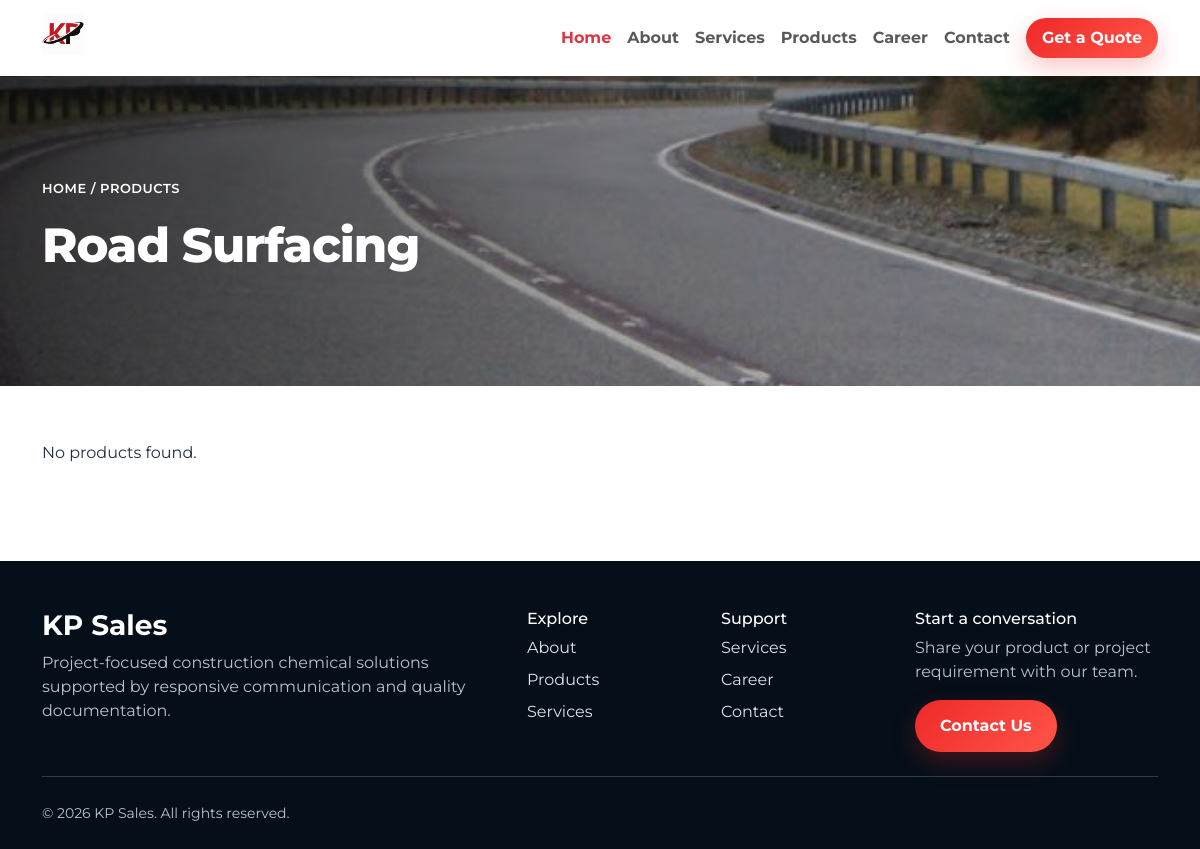
/product/Road-Surfacing/, run on the app's committed database.
### home/models.py (models this page shows, shortened)
class ProductCategory(models.Model):
    name = models.CharField(max_length=200)
    slug = models.SlugField(
        max_length=220,
        null=True,
        blank=True
    )
    image = models.ImageField(
        upload_to="products/",
        blank=True,
        null=True
    )
    description = models.TextField(
        blank=True ,null=True )
    created_at = models.DateTimeField(
        auto_now_add=True
    )
    class Meta:
        ordering = ["id"]

### home/views.py (the view)
# urls.py: path('product/<slug:slug>/', product, name='product'),
def product(request,slug):
    products=request.GET.get('product')
    if products:
        pro=Product.objects.filter(name__exact=products)
        pro_slug=ProductCategory.objects.get(slug=slug)
        return render(request,'admixtures.html',{"pro":pro,'pro_slug':pro_slug})
    pro_slug=ProductCategory.objects.get(slug=slug)
    pro=Product.objects.filter(is_active=True,category=pro_slug.slug)
    return render(request,'admixtures.html',{"pro":pro,'pro_slug':pro_slug})

### templates/admixtures.html (shortened to what this page needs)
{% extends 'base.html' %}
{% block content %}
{% load static %}
<section class="category-banner" style="background-image: url('{{ pro_slug.image.url }}');">
    <div class="container">
        <div class="banner-content">
            <div class="breadcrumb-text">
                HOME / PRODUCTS
            </div>
            <h1 class="category-title">
                {{pro_slug.name}}
            </h1>
        </div>
    </div>
</section>
<section class="products-section">
    <div class="container">
        <div class="row">
            <div class="col-lg-8">
                <div class="product-list">
                     {% if pro %}
                    {% for item in pro %}
                    <article class="product-card {% if item.featured %} featured {% endif %}">
                        <div>
                            <h2 class="product-name">
                                {{item.name}}
                            </h2>
                            <div class="product-subtitle">
                                {{item.subtitle}}
                            </div>
                            <div class="product-description">
                                <p>
                                   {{item.description|safe}}
                                </p>
                            </div>
                        </div>
                        <div class="product-actions">
                            <a
                                href="{{item.tds_file.url}}"
                                class="download-btn">
                                <span>
                                    Download TDS
                                </span>
                                <i class="bi bi-arrow-down"></i>
                            </a>
                            <a
                                href="{{item.msds_file.url}}"
                                class="download-btn">
                                <span>
                                    Download MSDS
                                </span>
                                <i class="bi bi-arrow-down"></i>
                            </a>
                        </div>
                    </article>
                    {% endfor %}
                    {% else %}
                        <p>No products found.</p>
                    {% endif %}
                </div>
            </div>
        </div>
    </div>
</section>
{% endblock %}

### static/assets/style.css (style rules this page uses)
:root { --navy: #071a2b; --navy2: #0d2940; --red: #e31b23; --gold: #f5b942; --light: #f5f8fb; --text: #203040 }
* { box-sizing: border-box }
html { scroll-behavior: smooth }
body { font-family: 'Montserrat', sans-serif; color: var(--text); overflow-x: hidden }

### templates/admixtures.html (style rules this page uses)
.category-banner { height: 310px; position: relative; background-size: cover; background-position: center; display: flex; align-items: center; }
.category-banner::before { content: ""; position: absolute; inset: 0; background: linear-gradient( 90deg, rgba(0,0,0,.70), rgba(0,0,0,.35), rgba(0,0,0,.20) ); }
.banner-content { position: relative; z-index: 2; color: #fff; }
.breadcrumb-text { font-size: 13px; font-weight: 600; margin-bottom: 18px; letter-spacing: .5px; }
.category-title { font-size: 48px; font-weight: 800; letter-spacing: -1px; }
.products-section { padding: 55px 0 80px; }
.product-list { padding-right: 15px; }

### data on the page
ProductCategory: image (picture), name "Road Surfacing"
